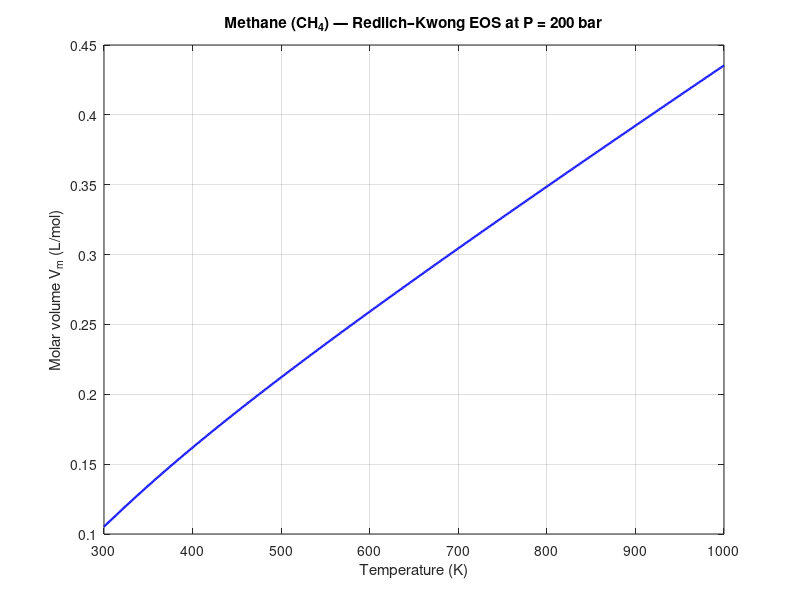

Reproduce this figure in MATLAB.
% Redlich Kwong EOS for methane (CH4) at 200 bar
% Units: P in bar, V in L/mol, a in L^2·bar·K^0.5/mol^2, b in L/mol
% R = 0.08314472 L·bar/(mol·K)

clear; clf; close all;

% Constants
P = 200;                % pressure in bar
Tmin = 300; Tmax = 1000; % K
nT = 701;               % number of T points
R = 0.08314472;         % L·bar/(mol·K)
Tc = 190.6;             % K
Pc = 45.99;             % bar

% Redlich-Kwong parameters (from Tc, Pc)
% a has units L^2·bar·K^0.5/mol^2, b has units L/mol
a = 0.42748 * R^2 * Tc^(2.5) / Pc;
b = 0.08664 * R * Tc / Pc;

% Temperature vector
T = linspace(Tmin, Tmax, nT);

% Preallocate
V = nan(size(T));        
tol_imag = 1e-8;          % tolerance for imaginary parts

% For loop
for i = 1:length(T)
    Ti = T(i);
    A = a / sqrt(Ti);   % RK temperature-dependent term

    % Cubic coefficients: P*V^3 - R*T*V^2 + (-P*b^2 - R*T*b + A)*V - A*b = 0
    c3 = P;
    c2 = -R * Ti;
    c1 = -P * b^2 - R * Ti * b + A;
    c0 = -A * b;
    coeffs = [c3, c2, c1, c0];

    rootsV = roots(coeffs);

    % keep only real roots
    real_roots = rootsV(abs(imag(rootsV)) < tol_imag);
    if isempty(real_roots)
        V(i) = NaN;
    else
        V(i) = max(real_roots);
    end
end

% Plot
figure(1);
plot(T, V, 'b-', 'LineWidth', 1.6);
xlabel('Temperature (K)');
ylabel('Molar volume V_m (L/mol)');
title(sprintf('Methane (CH_4) — Redlich–Kwong EOS at P = %.0f bar', P));
grid on;
xlim([Tmin Tmax]);

% Sample outputs
disp('Sample outputs (T, V_m):');
for idx = round(linspace(1,length(T),7))
    fprintf('T = %6.1f K: V_m = %12.6e L/mol\n', T(idx), V(idx));
end
